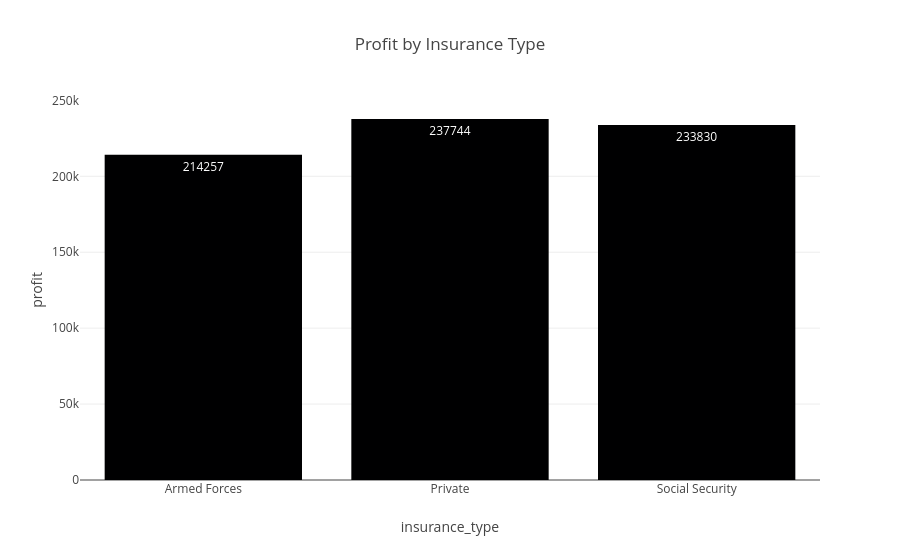

Here is the notebook cell this chart was saved with:
### Code cell
fig = px.bar(
    insurance_summary.reset_index(),
    x="insurance_type",
    y="profit",
    text="profit",
    title="Profit by Insurance Type"
)

fig.show()

### Figure 1 — Plotly figure (JSON) as saved in the notebook; plotly's stock layout.template omitted (floating-point values rounded to 4 significant figures)
{"data": [{"alignmentgroup": "True", "hovertemplate": "insurance_type=%{x}<br>profit=%{text}<extra></extra>", "legendgroup": "", "marker": {"color": "#000001", "pattern": {"shape": ""}}, "name": "", "offsetgroup": "", "orientation": "v", "showlegend": false, "text": [214257, 237744, 233830], "textposition": "auto", "type": "bar", "x": ["Armed Forces", "Private", "Social Security"], "xaxis": "x", "y": [214257, 237744, 233830], "yaxis": "y"}], "layout": {"barmode": "relative", "legend": {"tracegroupgap": 0}, "title": {"text": "Profit by Insurance Type"}, "xaxis": {"anchor": "y", "domain": [0, 1], "title": {"text": "insurance_type"}}, "yaxis": {"anchor": "x", "domain": [0, 1], "title": {"text": "profit"}}}}
